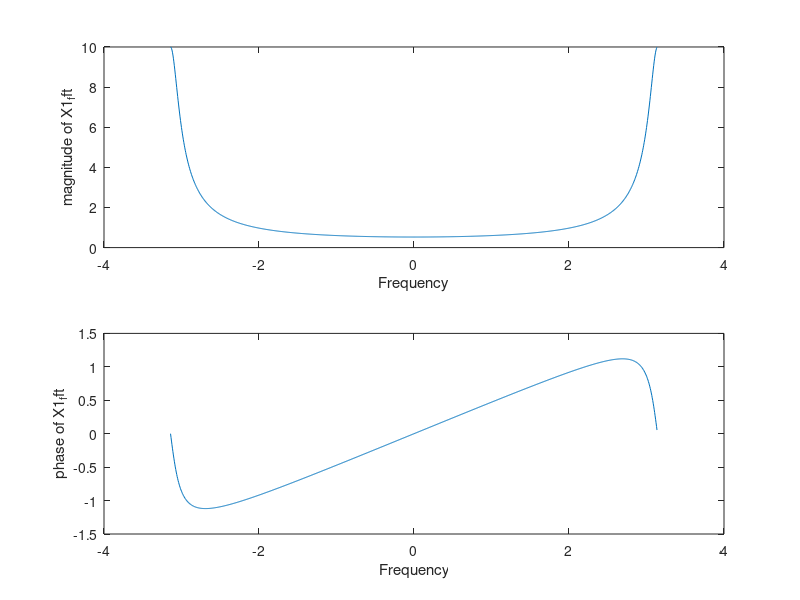
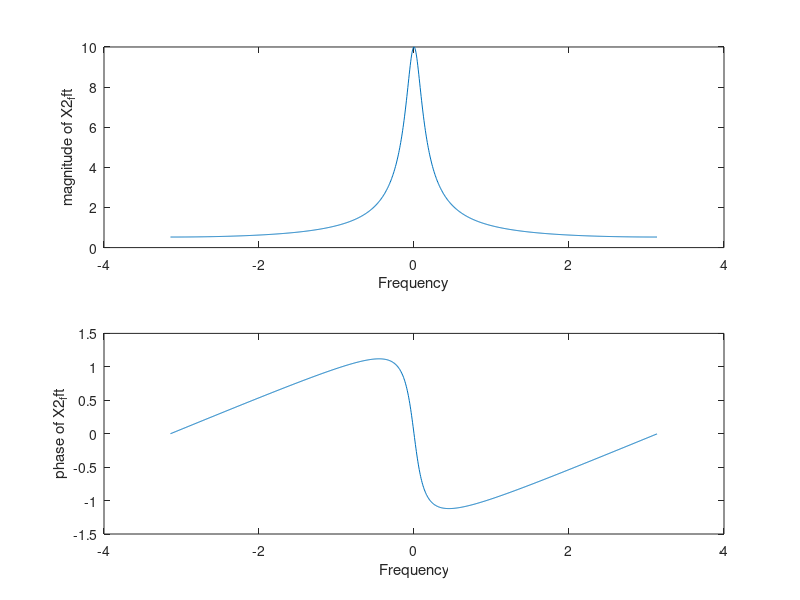
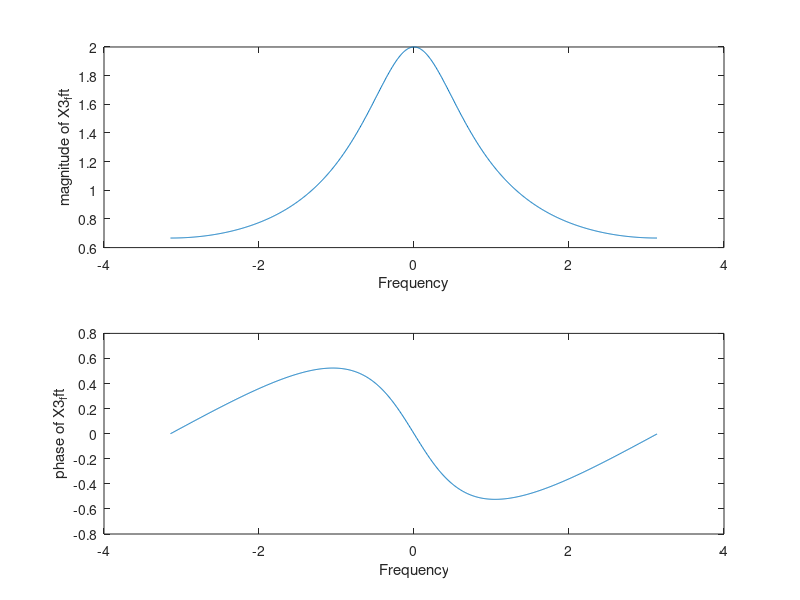

Source code (MATLAB) for these figures, in order:
clear all; close all;
Fs = 1;
n = 0:127;

x1 = ((-0.9) .^ n);
x2 = ((0.9) .^ n);
x3 = ((0.5) .^ n);
N = 1024;

% find DFTs
X1_fft = fftshift(fft(x1, N));
X2_fft = fftshift(fft(x2, N));
X3_fft = fftshift(fft(x3, N));

% find DTFTs
w_period = 2*pi*Fs/N;
w = (-0.5*N:0.5*N - 1) * w_period;
X1_magn = abs(X1_fft);
X1_phase = angle(X1_fft);
X2_magn = abs(X2_fft);
X2_phase = angle(X2_fft);
X3_magn = abs(X3_fft);
X3_phase = angle(X3_fft);

figure;
subplot(2, 1, 1);
plot(w, X1_magn);
    xlabel('Frequency');
    ylabel('magnitude of X1_fft');
subplot(2, 1, 2);
plot(w, X1_phase);
    xlabel('Frequency');
    ylabel('phase of X1_fft');

figure;
subplot(2, 1, 1);
plot(w, X2_magn);
    xlabel('Frequency');
    ylabel('magnitude of X2_fft');
subplot(2, 1, 2);
plot(w, X2_phase);
    xlabel('Frequency');
    ylabel('phase of X2_fft');

figure;
subplot(2, 1, 1);
plot(w, X3_magn);
    xlabel('Frequency');
    ylabel('magnitude of X3_fft');
subplot(2, 1, 2);
plot(w, X3_phase);
    xlabel('Frequency');
    ylabel('phase of X3_fft');





